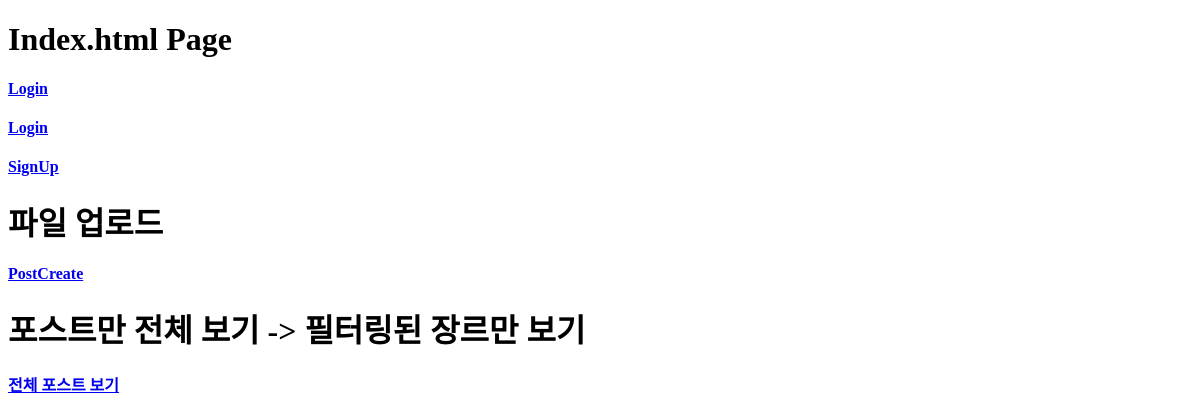
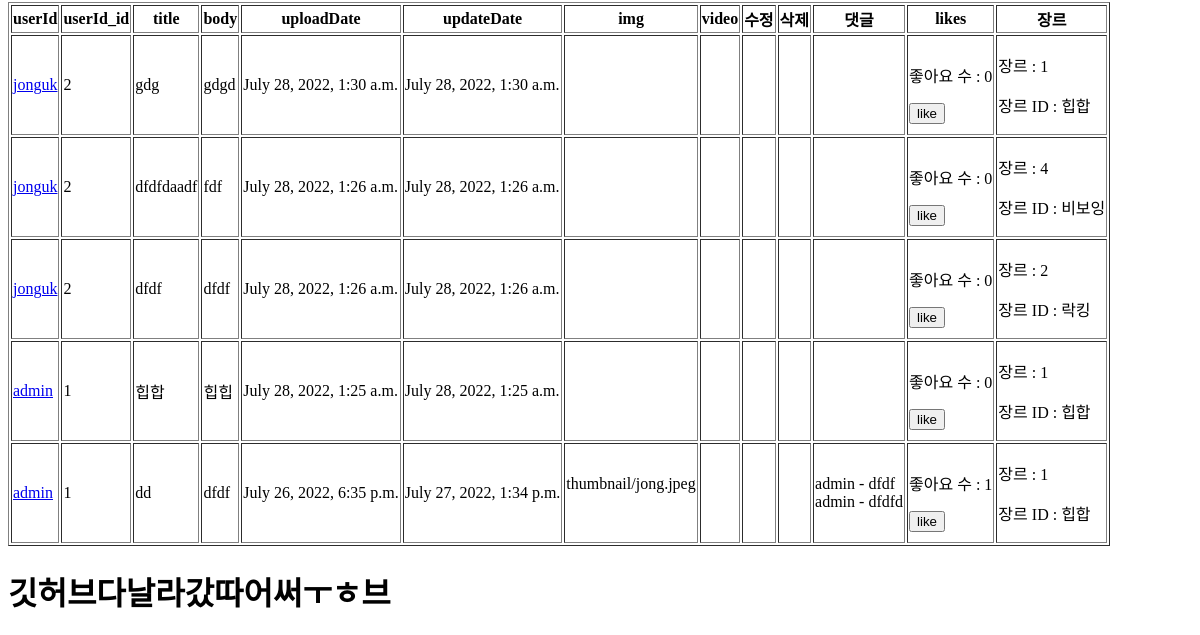
Before: / with the older database file (2 pictures, top to bottom).
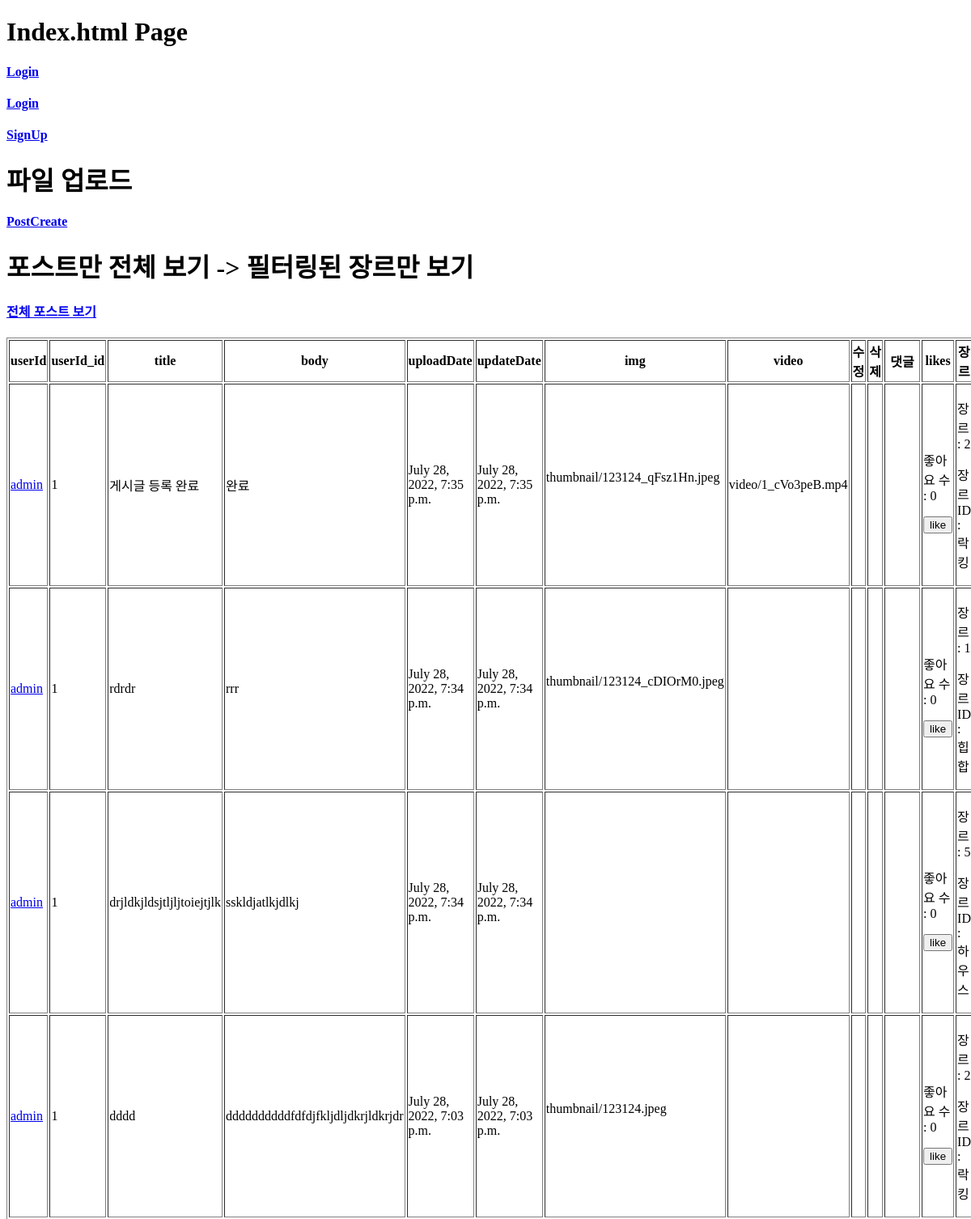
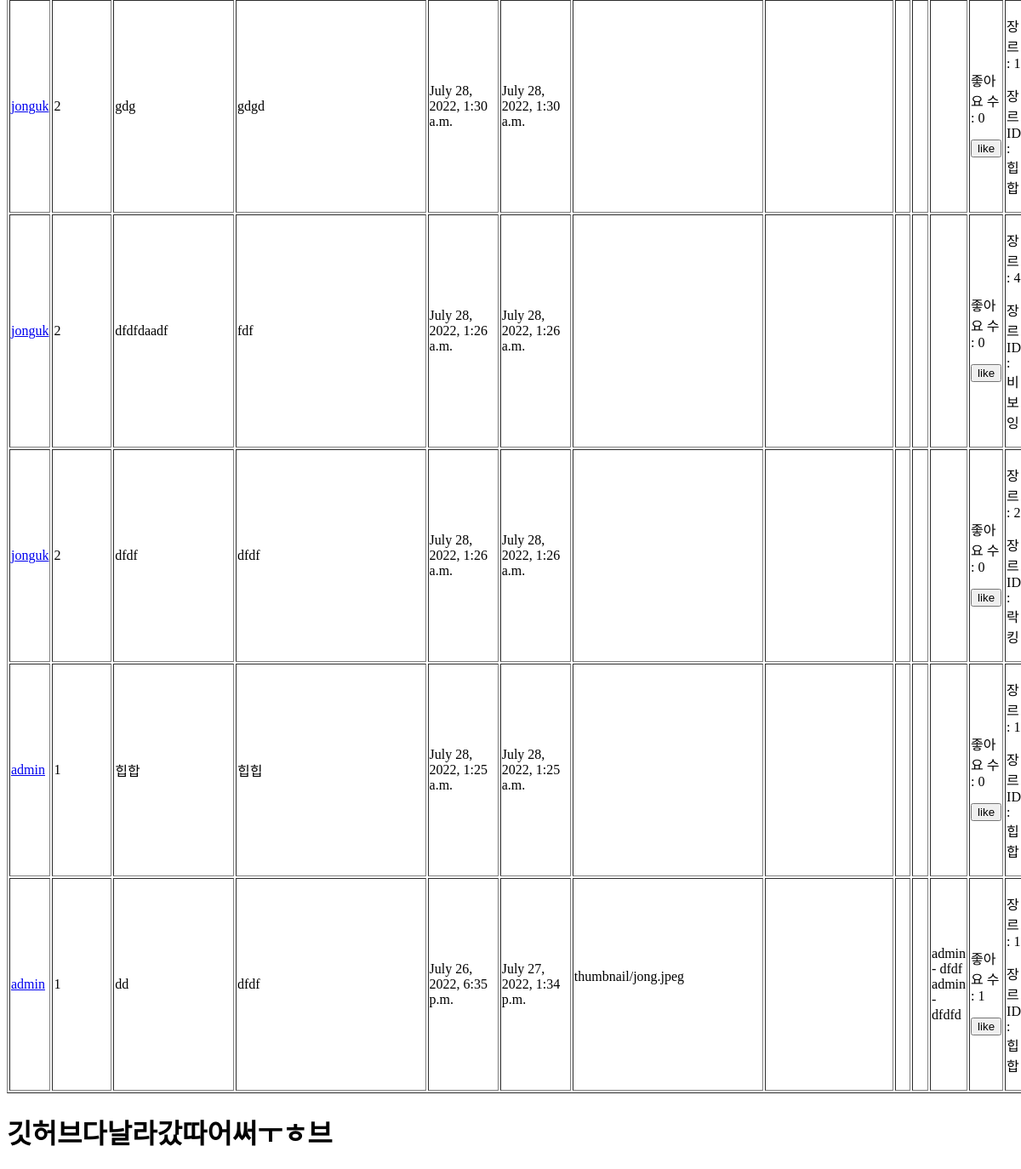
After: the same page with the newer database file (2 pictures, top to bottom).
### danceapp/models.py (models this page shows, shortened)
class Post(models.Model):
    userId = models.ForeignKey(userProfile, on_delete=models.CASCADE) # 회원ID # User 모델의 pk를 가져옴
    title = models.CharField(max_length=200) # 제목
    body = models.TextField() # 게시물 설명
    uploadDate = models.DateTimeField(auto_now_add=True) # 처음 업로드 시간
    updateDate = models.DateTimeField(auto_now=True) # 수정 시간
    photo = models.ImageField(blank=True, null=True, upload_to='thumbnail') # 썸네일 # upload_to : static/blog_photo 로 저장해줘
    video = models.FileField(blank=True, null=True, upload_to='video') # 배포시에는 models.FilePathField()사용
    genreName = models.ForeignKey(Genre, null=True, on_delete=models.CASCADE) # 장르
    likes_user = models.ManyToManyField(userProfile, related_name='likes', blank=True) # 좋아요 누른 사람
    likes_count = models.PositiveIntegerField(default=0) # 좋아요 개수

class Genre(models.Model):
    id = models.AutoField(primary_key=True, null=False) # pk
    name = models.CharField(max_length=20) # 장르 이름

class Comment(models.Model):
    userId = models.ForeignKey(userProfile, on_delete=models.CASCADE)
    comment = models.TextField(100)
    date = models.DateTimeField(auto_now_add=True)
    post = models.ForeignKey(Post, null=True, blank=True, on_delete=models.CASCADE)
    def __str__(self):
        return self.comment

### accounts/models.py (models this page shows)
class userProfile(AbstractUser):
    nickname = models.CharField(max_length=50, null=True, blank=True) # 실제 이름
    danceSkill = models.CharField(max_length=10 ,null=True, blank=True) # 상 중 하
    phoneNum = models.IntegerField(null=True, blank=True)
    gender = models.CharField(max_length=10 ,null=True, blank=True)
    createdAt = models.DateTimeField(auto_now_add=True)
    birth = models.DateField(null=True, blank=True)
    def __str__(self):
        return self.username

### danceapp/views.py (the view)
# urls.py: path('', views.index, name='index'),
def index(request):
    posts = Post.objects.filter().order_by('-updateDate')
    comment_form = CommentForm()
    context = {
        'posts':posts,
        'comment_form':comment_form
    }
    return render(request, 'index.html', context)

### danceapp/forms.py
class CommentForm(forms.ModelForm):
    class Meta:
        model = Comment
        fields = ['comment']
    def __init__(self, *args, **kwargs):
        super(CommentForm, self).__init__(*args, **kwargs)
        self.fields['comment'].widget.attrs = {
            'class': 'form-control',
            'placeholder': "댓글 입력",
            'rows':10
        }

### danceapp/templates/index.html (shortened to what this page needs)
<!DOCTYPE html>
<html lang="en">
<head>
</head>
<body>
    <h1>Index.html Page</h1>
    {% if request.user.is_authenticated %}
    {{request.user}}
    <h4><a href="{% url 'logout' %}">Logout</a></h4>
    {% else %}
    <h4><a href="{% url 'login' %}">Login</a></h4>
    {% endif %}
    <h4><a href="{% url 'login' %}">Login</a></h4>
    <h4><a href="{% url 'signup' %}">SignUp</a></h4>
    <h1>파일 업로드</h1>
    <h4><a href="{% url 'postcreate' %}">PostCreate</a></h4>
    <h1>포스트만 전체 보기 -> 필터링된 장르만 보기</h1>
    <h4><a href="{% url 'showpostall' %}">전체 포스트 보기</a></h4>
    <div>
        <table border="1">
            <tr>
                <th>userId</th>
                <th>userId_id</th>
                <th>title</th>
                <th>body</th>
                <th>uploadDate</th>
                <th>updateDate</th>
                <th>img</th>
                <th>video</th>
                <th>수정</th>
                <th>삭제</th>
                <th>댓글</th>
                <th>likes</th>
                <th>장르</th>
            </tr>
            {% for post in posts %}
            <tr>
                <td><a href="{% url 'post_detail' post.userId_id %}">{{ post.userId }}</a></td>
                <td>{{ post.userId_id }}</td>
                <td>{{ post.title }}</td>
                <td>{{ post.body }}</td>
                <td>{{ post.uploadDate }}</td>
                <td>{{ post.updateDate }}</td>
                <td>
                    {% if post.photo %}
                    {{ post.photo }} <br>
                    {% endif %}
                </td>
                <td>
                    {% if post.video %}
                    {{ post.video }} <br>
                    {% endif %}
                </td>
                <td>
                </td>
                <td>
                </td>
                <td>
                    {% for comment in post.comment_set.all %}
                    {{ comment.userId }} - {{ comment }}
                    <br>
                    {% endfor %}
                </td>
                <td>
                    <form action="{% url 'likes' post.id %}" method="">
                        <p>
                            좋아요 수 : {{ post.likes_count }}
                        </p>
                        {% if request.user in post.likes_user.all %}
                        <input type="submit" value="dislike">
                        {% else %}
                        <input type="submit" value="like">
                        {% endif %}
                    </form>
                </td>
                <td>
                    <p>장르 : {{ post.genreName.id }}</p>
                    <p>장르 ID : {{ post.genreName.name }}</p>
                </td>
            </tr>
            {% endfor %}
        </table>
    </div>
    <h1>깃허브다날라갔따어써ㅜㅎ브</h1>
</body>
</html>

Changed rows visible on the page:
added Post: userId "admin", userId_id "1", title "게시글 등록 완료", body "완료", uploadDate "July 28, 2022, 7:35 p.m.", updateDate "July 28, 2022, 7:35 p.m.", photo "thumbnail/123124_qFsz1Hn.jpeg", video "video/1_cVo3peB.mp4", likes_count "0", genreName.id "2", genreName.name "락킹"
added Post: userId "admin", userId_id "1", title "rdrdr", body "rrr", uploadDate "July 28, 2022, 7:34 p.m.", updateDate "July 28, 2022, 7:34 p.m.", photo "thumbnail/123124_cDIOrM0.jpeg", likes_count "0", genreName.id "1", genreName.name "힙합"
added Post: userId "admin", userId_id "1", title "drjldkjldsjtljljtoiejtjlk", body "sskldjatlkjdlkj", uploadDate "July 28, 2022, 7:34 p.m.", updateDate "July 28, 2022, 7:34 p.m.", likes_count "0", genreName.id "5", genreName.name "하우스"
added Post: userId "admin", userId_id "1", title "dddd", body "ddddddddddfdfdjfkljdljdkrjldkrjdr", uploadDate "July 28, 2022, 7:03 p.m.", updateDate "July 28, 2022, 7:03 p.m.", photo "thumbnail/123124.jpeg", likes_count "0", genreName.id "2", genreName.name "락킹"
